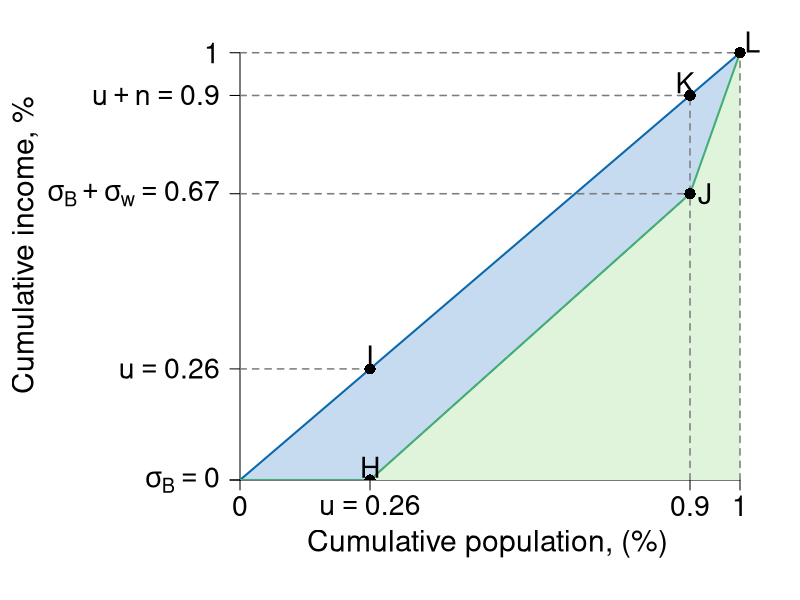

Here is the R script that generated this plot:
#' Graph Designer: Scott Cohn
#' Authors: Bowles and Halliday
#' Title: Coordination, Conflict and Competition: A Text in Microeconomics

library(shape)

pdf(file = "capitalism/lorenz_gini_mathQ.pdf", width = 8, height = 8)

#Set parameters for graphics
pointsize <- 1.8
axislabelsize <- 1.8
labelsize <- 1.7
namesize <- 1.8
annotatesize <- 1.5
graphlinewidth <- 2
segmentlinewidth <- 1.5

COL <- c("#7fc97f", "#beaed4", "#fdc086", "#ffff99", "#386cb0", "#f0027f", "#bf5b17", "#666666")
COLA <- c("#e0f3db", "#99d8c9","#66c2a4","#41ae76", "#238b45", "#005824")
COLB <- c("#c6dbef", "#4eb3d3", "#2b8cbe", "#0868ac","#084081")
COLC <- c("#fcfbfd", "#efedf5", "#dadaeb", "#bcbddc", "#9e9ac8", "#807dba", "#6a51a3", "#54278f", "#3f007d")
grays <- gray.colors(25, start = 1, end = 0, alpha = 1)

#Edited the margins to cater for the larger LHS labels
par(mar =  c(6, 12, 0.5, 0.5))

#Add limits on axes and levels of utility for each indifference curve
ylims <- c(0, 1.1)
xlims <- c(0, 1.1)

npts <- 501 
x <- seq(xlims[1], xlims[2], length.out = npts)
y <- seq(ylims[1], ylims[2], length.out = npts) 

plot(0, 0, xlim = xlims, ylim = ylims, type = "n",
     xlab = expression(paste("")),
     ylab = expression(paste("")), 
     xaxt = "n", 
     yaxt = "n", 
     cex.lab = axislabelsize, 
     bty = "n", 
     xaxs = "i", 
     yaxs = "i"
)

ticksy <- c(ylims[1], 0, 0.26, 0.67, 0.9, 1)
ylabels <- c(NA, expression(sigma[B]==0),  expression(u==0.26), expression(paste(sigma[B] + sigma[w]) ==0.67), expression(paste(u + n)==0.9),   1)
ticksx <- c(xlims[1], 0.26, 0.9, 1)
xlabels <- c(0, expression(u==0.26), expression(0.9), 1)


axis(1,at = ticksx,  pos = 0, labels = xlabels, cex.axis = labelsize)
axis(2,at = ticksy,  pos = 0, labels = ylabels, las = 1, cex.axis = labelsize)

npts <- 500 
xx1 <- seq(xlims[1], xlims[2], length.out = npts)
xpoly1 <- c(0, 1, 1, 0.9, 0.26, 0)
ypoly1 <- c(0, 0, 1, 0.67, 0, 0)
polygon(x = xpoly1, y = ypoly1, col = COLA[1], density = NULL, border = NA)

xpoly2 <- c(0, 1, 0.9, 0.26, 0)
ypoly2 <- c(0, 1, 0.67, 0, 0)
polygon(x = xpoly2, y = ypoly2, col = COLB[1], density = NULL, border = NA)



#Axis labels and draw linear utility function
text(-0.43, 0.5*ylims[2], expression(paste("Cumulative income, %")) , xpd = TRUE, cex = axislabelsize, srt = 90) 
text(0.45*xlims[2], -0.15, expression(paste("Cumulative population, (%)")), xpd = TRUE, cex = axislabelsize) 

# Segments
segments(0, 1, 1, 1, lty = 2, col = grays[20], lwd = segmentlinewidth)
segments(1, 0, 1, 1, lty = 2, col = grays[20], lwd = segmentlinewidth)

#segments(0, 0.8, 0.8, 0.8, lty = 2, col = grays[20], lwd = segmentlinewidth)
segments(0.9, 0, 0.9, 0.9, lty = 2, col = grays[20], lwd = segmentlinewidth)
segments(0, 0.67, 0.9, 0.67, lty = 2, col = grays[20], lwd = segmentlinewidth)

#segments(0, 0.3, 0.3, 0.3, lty = 2, col = grays[20], lwd = segmentlinewidth)
#segments(0.3, 0, 0.3, 0.3, lty = 2, col = grays[20], lwd = segmentlinewidth)
#segments(0, 0.1, 0.3, 0.1, lty = 2, col = grays[20], lwd = segmentlinewidth)

#Line from B to C
segments(0.26, 0, 0.9, 0.67, lty = 2, col = grays[20], lwd = segmentlinewidth)


# Lorenz curve
segments(0, 0, 1, 1, lty = 1, col = COLB[4], lwd = graphlinewidth)
segments(0, 0, 0.26, 0, lty = 1, col = COLA[4], lwd = graphlinewidth)
segments(0.26, 0, 0.9, 0.67, lty = 1, col = COLA[4], lwd = graphlinewidth)
segments(0.9, 0.67, 1, 1, lty = 1, col = COLA[4], lwd = graphlinewidth)

#Segment to B
segments(0, 0.26, 0.26, 0.26, lty = 2, col = grays[20], lwd = segmentlinewidth)

#Segment to D
segments(0, 0.9, 0.9, 0.9, lty = 2, col = grays[20], lwd = segmentlinewidth)


# Points + labels

points(0.26, 0, pch = 16, col = "black", cex = 1.5)
text(0.26, 0.03, expression(H), cex = labelsize)

points(0.26, 0.26, pch = 16, col = "black", cex = 1.5)
text(0.26, 0.29, expression(I), cex = labelsize)

points(0.9, 0.67, pch = 16, col = "black", cex = 1.5)
text(0.93, 0.67, expression(J), cex = labelsize)

points(0.9, 0.9, pch = 16, col = "black", cex = 1.5)
text(0.89, 0.93, expression(K), cex = labelsize)

points(1, 1, pch = 16, col = "black", cex = 1.5)
text(1.025, 1.025, expression(L), cex = labelsize)



dev.off()
